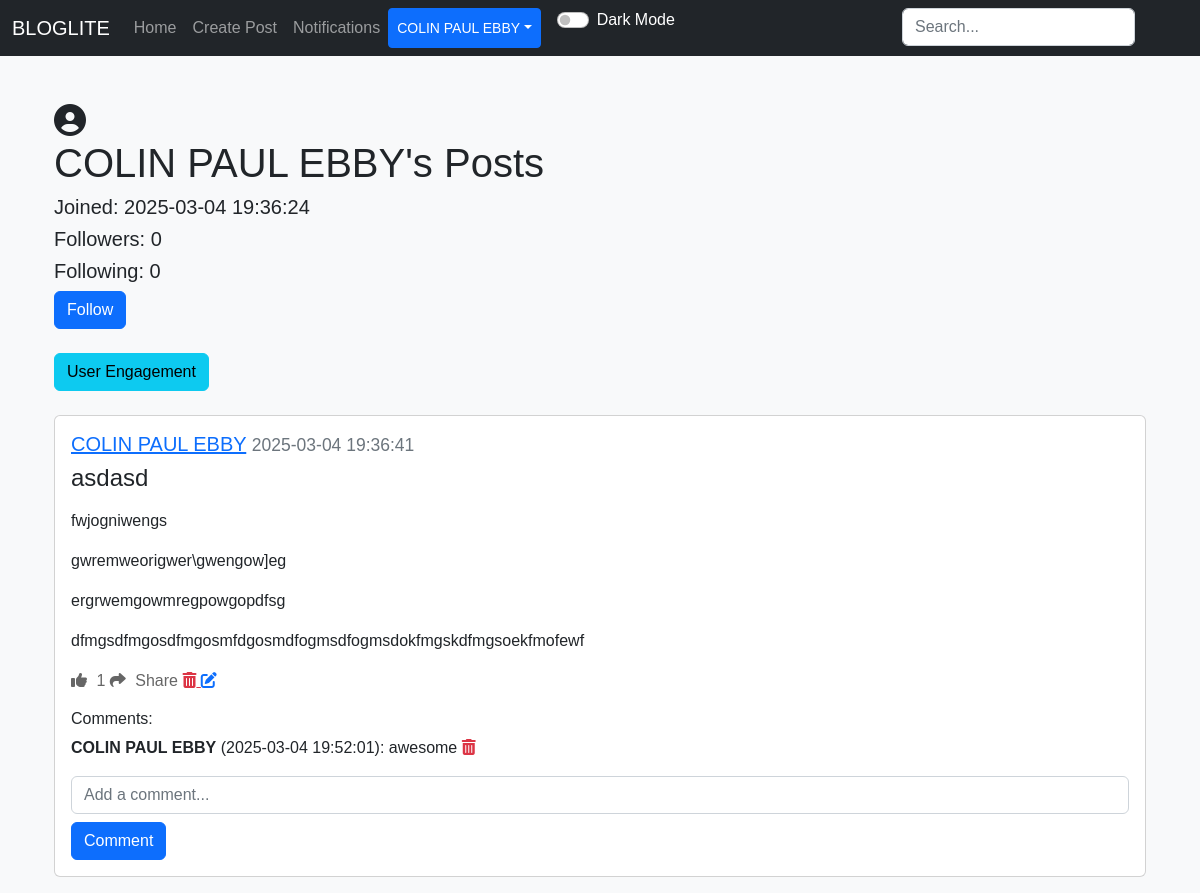
Before: /posts/COLIN PAUL EBBY (signed in) with the older database file.
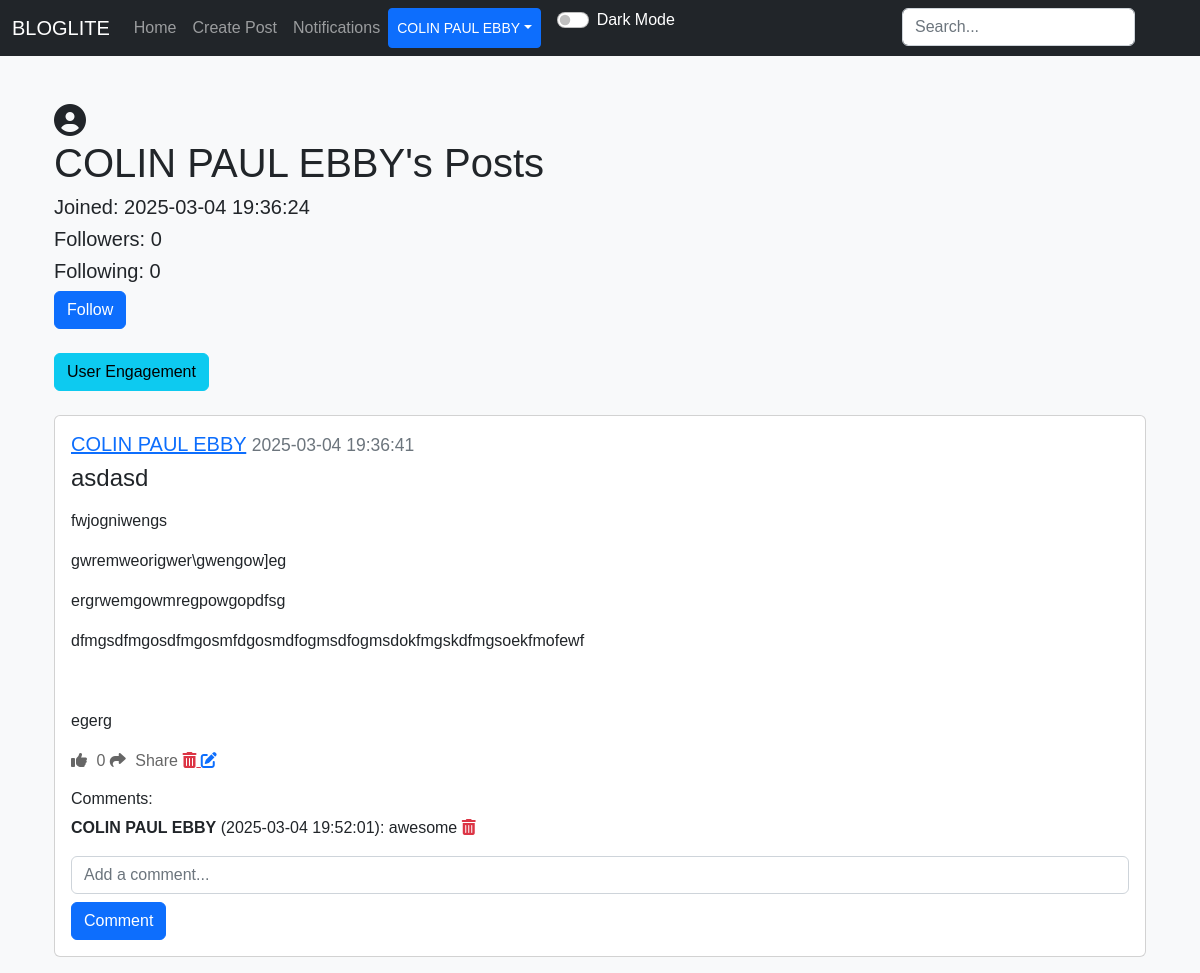
After: the same page with the newer database file.
### applicaton/models.py (models this page shows)
class Post(db.Model):
    id = db.Column(db.Integer, primary_key=True)
    title = db.Column(db.String(150), nullable=False)  # Add title field
    text = db.Column(db.Text, nullable=False)
    date_created = db.Column(db.DateTime(timezone=True), default=func.now())
    author = db.Column(db.Integer, db.ForeignKey('user.id'), nullable=False)
    category_id = db.Column(db.Integer, db.ForeignKey('category.id'), nullable=True)
    comments = db.relationship("Comment", backref="post", cascade="all, delete")
    likes = db.relationship("Like", backref="post", cascade="all, delete")

### applicaton/views.py (the view)
@views.route("/posts/<username>")
@login_required
def post(username):
    user = User.query.filter_by(username=username).first()
    if not user:
        flash("No user with that username exists", category="error")
        return redirect(url_for('views.home'))
    posts = user.posts
    user_id = user.id
    following = Follower.query.filter_by(
        user_id=user.id, follower_id=current_user.id).first()
    return render_template("posts.html", user=current_user, posts=posts, username=username, User=User, following=following, user_id=user_id, profile_user=user)

### applicaton/__init__.py (called while the page is built)
def create_app():
    app = Flask(__name__)
    app.config['SECRET_KEY'] = "perfetch"
    app.config['SQLALCHEMY_DATABASE_URI'] = "sqlite:///database.db"
    db.init_app(app)
    app.app_context().push()
    from .resources import api
    api.init_app(app)
    from .views import views
    app.register_blueprint(views,url_prefix="/")
    from .authentication import authentication
    app.register_blueprint(authentication,url_prefix="/")
    from .models import User,Post,Comment,Like,Follower
    create_database(app)
    login_manager = LoginManager()
    login_manager.login_view = "authentication.log_in"
    login_manager.init_app(app)
    @login_manager.user_loader
    def load_user(id):
        return User.query.get(int(id))
    return app

### applicaton/templates/posts.html (shortened to what this page needs)
{% extends "nav.html" %}
{% block content %}
<div class="container mt-5">
    <div class="profile-pic-container mr-3">
        {% if profile_user.profile_picture %}
            <img src="{{ url_for('static', filename='uploads/' + profile_user.profile_picture) }}" alt="Profile Picture" class="profile-pic">
        {% else %}
            <i class="fas fa-user-circle fa-2x"></i>
        {% endif %}
    </div>
    <h1>{{ username }}'s Posts</h1>
    <h5>Joined: {{ profile_user.date_created }}</h5>
    <h5>Followers: {{ profile_user.followers.count() }}</h5>
    <h5>Following: {{ profile_user.following.count() }}</h5>
    <form action="{{ url_for('views.follow_unfollow', username=username) }}" method="POST">
        {% if following %}
            <button type="submit" class="btn btn-danger">Unfollow</button>
        {% else %}
            <button type="submit" class="btn btn-primary">Follow</button>
        {% endif %}
    </form>
    <br>
    <a href="{{ url_for('views.user_engagement', user_id=user_id) }}" class="btn btn-info">User Engagement</a>
    <br>
    <br>
    {% for post in posts %}
        <div class="card mb-3">
            <div class="card-body">
                <h5 class="card-title">
                    <a href="{{ url_for('views.post', username=username) }}">{{ username }}</a>
                    <small class="text-muted">{{ post.date_created }}</small>
                </h5>
                <h4>{{ post.title }}</h4>
                <p class="card-text">{{ post.text | safe }}</p>
                <div>
                    <a href="#" class="like-btn" data-post-id="{{ post.id }}">
                        <i class="fas fa-thumbs-up"></i> <span class="like-count">{{ post.likes|length }}</span>
                    </a>
                    <a href="#" class="share-btn ml-3" data-post-id="{{ post.id }}" data-bs-toggle="modal" data-bs-target="#shareModal">
                        <i class="fas fa-share"></i> Share
                    </a>
                    {% if user.id == post.author %}
                        <a href="{{ url_for('views.delete_post', id=post.id) }}" class="text-danger ml-3">
                            <i class="fas fa-trash-alt"></i>
                        </a>
                        <a href="{{ url_for('views.edit', id=post.id) }}" class="text-primary ml-3">
                            <i class="fas fa-edit"></i>
                        </a>
                    {% endif %}
                </div>
                <h6 class="mt-3">Comments:</h6>
                <div id="comments-{{ post.id }}">
                    {% for comment in post.comments %}
                        <p id="comment-{{ comment.id }}">
                            <strong>{{ comment.user.username }}</strong> ({{ comment.date_created }}): {{ comment.text }}
                            {% if user.id == comment.author or user.id == comment.post.author %}
                                <a href="#" class="delete-comment text-danger ml-2" data-comment-id="{{ comment.id }}">
                                    <i class="fas fa-trash-alt"></i>
                                </a>
                            {% endif %}
                        </p>
                    {% endfor %}
                </div>
                <form class="comment-form" method="POST" data-post-id="{{ post.id }}">
                    <div class="form-group">
                        <input type="text" name="text" class="comment-text form-control" placeholder="Add a comment...">
                        <button type="submit" class="btn btn-primary mt-2">Comment</button>
                    </div>
                </form>
            </div>
        </div>
    {% endfor %}
</div>
{% endblock %}

Changed rows visible on the page:
changed Post "asdasd": text "fwjogniwengs gwremweorigwer\\gwengow]eg ergrwemgowmregpowgopdfsg dfmgsdfmgosdfmgosmfdgosmdfogmsdfogmsdokfmgskdfmgsoekfmofewf" → "fwjogniwengs gwremweorigwer\\gwengow]eg ergrwemgowmregpowgopdfsg dfmgsdfmgosdfmgosmfdgosmdfogmsdfogmsdokfmgskdfmgsoekfmofewf egerg"; likes|length "1" → "0"
